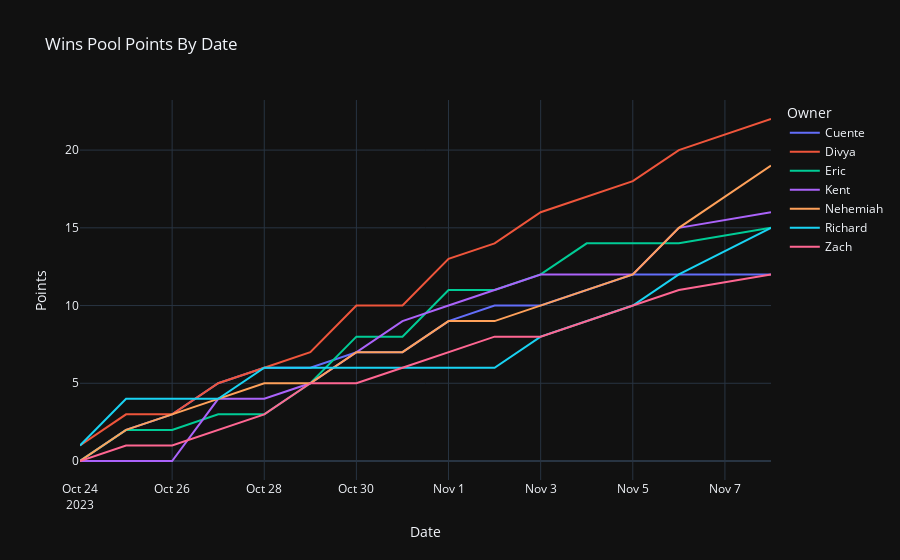

Notebook code cell kept with this figure:
### Code cell
# Season Long Graph
fig = px.line(gamelog_pivot,
             x='GAME_DATE',
             y=gamelog_pivot.columns[1:],
             title='Wins Pool Points By Date')

fig.update_layout(xaxis_title='Date',
                  yaxis_title='Points',
                  legend={'title': {'text': 'Owner'}})

fig.show()

### Figure 1 — Plotly figure (JSON) as saved in the notebook; plotly's stock layout.template omitted (floating-point values rounded to 4 significant figures)
{"data": [{"hovertemplate": "variable=Cuente<br>GAME_DATE=%{x}<br>value=%{y}<extra></extra>", "legendgroup": "Cuente", "line": {"color": "#636efa", "dash": "solid"}, "marker": {"symbol": "circle"}, "mode": "lines", "name": "Cuente", "orientation": "v", "showlegend": true, "x": ["2023-10-24T00:00:00", "2023-10-25T00:00:00", "2023-10-26T00:00:00", "2023-10-27T00:00:00", "2023-10-28T00:00:00", "2023-10-29T00:00:00", "2023-10-30T00:00:00", "2023-10-31T00:00:00", "2023-11-01T00:00:00", "2023-11-02T00:00:00", "2023-11-03T00:00:00", "2023-11-04T00:00:00", "2023-11-05T00:00:00", "2023-11-06T00:00:00", "2023-11-08T00:00:00"], "xaxis": "x", "y": [0.0, 2.0, 3.0, 5.0, 6.0, 6.0, 7.0, 7.0, 9.0, 10.0, 10.0, 11.0, 12.0, 12.0, 12.0], "yaxis": "y", "type": "scatter"}, {"hovertemplate": "variable=Divya<br>GAME_DATE=%{x}<br>value=%{y}<extra></extra>", "legendgroup": "Divya", "line": {"color": "#EF553B", "dash": "solid"}, "marker": {"symbol": "circle"}, "mode": "lines", "name": "Divya", "orientation": "v", "showlegend": true, "x": ["2023-10-24T00:00:00", "2023-10-25T00:00:00", "2023-10-26T00:00:00", "2023-10-27T00:00:00", "2023-10-28T00:00:00", "2023-10-29T00:00:00", "2023-10-30T00:00:00", "2023-10-31T00:00:00", "2023-11-01T00:00:00", "2023-11-02T00:00:00", "2023-11-03T00:00:00", "2023-11-04T00:00:00", "2023-11-05T00:00:00", "2023-11-06T00:00:00", "2023-11-08T00:00:00"], "xaxis": "x", "y": [1.0, 3.0, 3.0, 5.0, 6.0, 7.0, 10.0, 10.0, 13.0, 14.0, 16.0, 17.0, 18.0, 20.0, 22.0], "yaxis": "y", "type": "scatter"}, {"hovertemplate": "variable=Eric<br>GAME_DATE=%{x}<br>value=%{y}<extra></extra>", "legendgroup": "Eric", "line": {"color": "#00cc96", "dash": "solid"}, "marker": {"symbol": "circle"}, "mode": "lines", "name": "Eric", "orientation": "v", "showlegend": true, "x": ["2023-10-24T00:00:00", "2023-10-25T00:00:00", "2023-10-26T00:00:00", "2023-10-27T00:00:00", "2023-10-28T00:00:00", "2023-10-29T00:00:00", "2023-10-30T00:00:00", "2023-10-31T00:00:00", "2023-11-01T00:00:00", "2023-11-02T00:00:00", "2023-11-03T00:00:00", "2023-11-04T00:00:00", "2023-11-05T00:00:00", "2023-11-06T00:00:00", "2023-11-08T00:00:00"], "xaxis": "x", "y": [0.0, 2.0, 2.0, 3.0, 3.0, 5.0, 8.0, 8.0, 11.0, 11.0, 12.0, 14.0, 14.0, 14.0, 15.0], "yaxis": "y", "type": "scatter"}, {"hovertemplate": "variable=Kent<br>GAME_DATE=%{x}<br>value=%{y}<extra></extra>", "legendgroup": "Kent", "line": {"color": "#ab63fa", "dash": "solid"}, "marker": {"symbol": "circle"}, "mode": "lines", "name": "Kent", "orientation": "v", "showlegend": true, "x": ["2023-10-24T00:00:00", "2023-10-25T00:00:00", "2023-10-26T00:00:00", "2023-10-27T00:00:00", "2023-10-28T00:00:00", "2023-10-29T00:00:00", "2023-10-30T00:00:00", "2023-10-31T00:00:00", "2023-11-01T00:00:00", "2023-11-02T00:00:00", "2023-11-03T00:00:00", "2023-11-04T00:00:00", "2023-11-05T00:00:00", "2023-11-06T00:00:00", "2023-11-08T00:00:00"], "xaxis": "x", "y": [0.0, 0.0, 0.0, 4.0, 4.0, 5.0, 7.0, 9.0, 10.0, 11.0, 12.0, 12.0, 12.0, 15.0, 16.0], "yaxis": "y", "type": "scatter"}, {"hovertemplate": "variable=Nehemiah<br>GAME_DATE=%{x}<br>value=%{y}<extra></extra>", "legendgroup": "Nehemiah", "line": {"color": "#FFA15A", "dash": "solid"}, "marker": {"symbol": "circle"}, "mode": "lines", "name": "Nehemiah", "orientation": "v", "showlegend": true, "x": ["2023-10-24T00:00:00", "2023-10-25T00:00:00", "2023-10-26T00:00:00", "2023-10-27T00:00:00", "2023-10-28T00:00:00", "2023-10-29T00:00:00", "2023-10-30T00:00:00", "2023-10-31T00:00:00", "2023-11-01T00:00:00", "2023-11-02T00:00:00", "2023-11-03T00:00:00", "2023-11-04T00:00:00", "2023-11-05T00:00:00", "2023-11-06T00:00:00", "2023-11-08T00:00:00"], "xaxis": "x", "y": [0.0, 2.0, 3.0, 4.0, 5.0, 5.0, 7.0, 7.0, 9.0, 9.0, 10.0, 11.0, 12.0, 15.0, 19.0], "yaxis": "y", "type": "scatter"}, {"hovertemplate": "variable=Richard<br>GAME_DATE=%{x}<br>value=%{y}<extra></extra>", "legendgroup": "Richard", "line": {"color": "#19d3f3", "dash": "solid"}, "marker": {"symbol": "circle"}, "mode": "lines", "name": "Richard", "orientation": "v", "showlegend": true, "x": ["2023-10-24T00:00:00", "2023-10-25T00:00:00", "2023-10-26T00:00:00", "2023-10-27T00:00:00", "2023-10-28T00:00:00", "2023-10-29T00:00:00", "2023-10-30T00:00:00", "2023-10-31T00:00:00", "2023-11-01T00:00:00", "2023-11-02T00:00:00", "2023-11-03T00:00:00", "2023-11-04T00:00:00", "2023-11-05T00:00:00", "2023-11-06T00:00:00", "2023-11-08T00:00:00"], "xaxis": "x", "y": [1.0, 4.0, 4.0, 4.0, 6.0, 6.0, 6.0, 6.0, 6.0, 6.0, 8.0, 9.0, 10.0, 12.0, 15.0], "yaxis": "y", "type": "scatter"}, {"hovertemplate": "variable=Zach<br>GAME_DATE=%{x}<br>value=%{y}<extra></extra>", "legendgroup": "Zach", "line": {"color": "#FF6692", "dash": "solid"}, "marker": {"symbol": "circle"}, "mode": "lines", "name": "Zach", "orientation": "v", "showlegend": true, "x": ["2023-10-24T00:00:00", "2023-10-25T00:00:00", "2023-10-26T00:00:00", "2023-10-27T00:00:00", "2023-10-28T00:00:00", "2023-10-29T00:00:00", "2023-10-30T00:00:00", "2023-10-31T00:00:00", "2023-11-01T00:00:00", "2023-11-02T00:00:00", "2023-11-03T00:00:00", "2023-11-04T00:00:00", "2023-11-05T00:00:00", "2023-11-06T00:00:00", "2023-11-08T00:00:00"], "xaxis": "x", "y": [0.0, 1.0, 1.0, 2.0, 3.0, 5.0, 5.0, 6.0, 7.0, 8.0, 8.0, 9.0, 10.0, 11.0, 12.0], "yaxis": "y", "type": "scatter"}], "layout": {"xaxis": {"anchor": "y", "domain": [0.0, 1.0], "title": {"text": "Date"}}, "yaxis": {"anchor": "x", "domain": [0.0, 1.0], "title": {"text": "Points"}}, "legend": {"title": {"text": "Owner"}, "tracegroupgap": 0}, "title": {"text": "Wins Pool Points By Date"}}}
